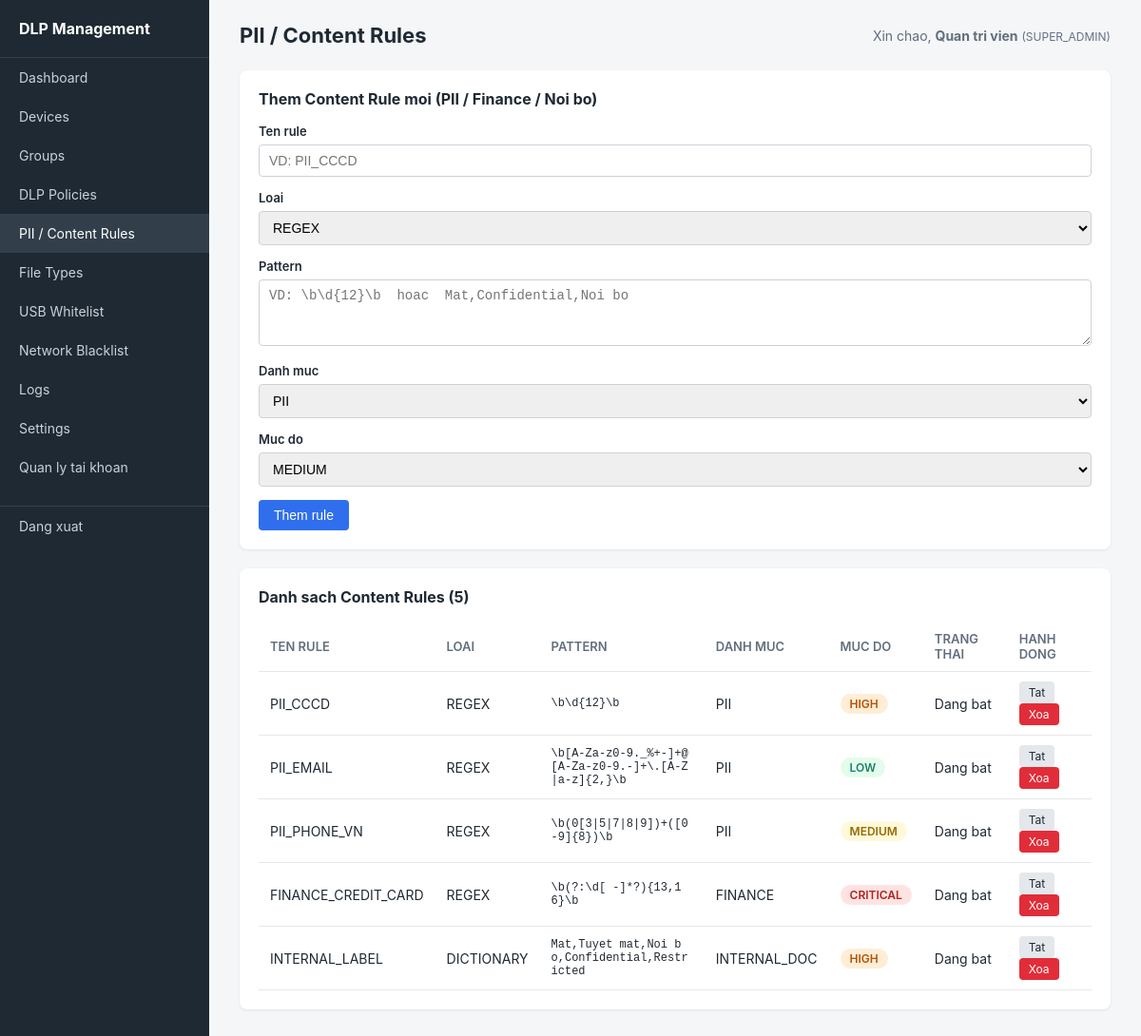
The page /admin/content_rules.php (signed in) on the database its author committed.
### tables this page shows
CREATE TABLE content_rules (
    id              INT PRIMARY KEY AUTO_INCREMENT,
    rule_name       VARCHAR(100) NOT NULL,
    rule_type       ENUM('REGEX','DICTIONARY') NOT NULL,
    pattern         TEXT NOT NULL,
    category        ENUM('PII','FINANCE','INTERNAL_DOC') NOT NULL,
    severity        ENUM('LOW','MEDIUM','HIGH','CRITICAL') NOT NULL DEFAULT 'MEDIUM',
    is_active       BOOLEAN DEFAULT TRUE,
    created_at      DATETIME DEFAULT CURRENT_TIMESTAMP,
    updated_at      DATETIME DEFAULT CURRENT_TIMESTAMP ON UPDATE CURRENT_TIMESTAMP
);

### includes/helpers.php (called while the page is built, shortened)
<?php
function h(?string $value): string {
    return htmlspecialchars($value ?? '', ENT_QUOTES, 'UTF-8');
}
function severity_badge_class(string $level): string {
    return match ($level) {
        'LOW'      => 'badge-low',
        'MEDIUM'   => 'badge-medium',
        'HIGH'     => 'badge-high',
        'CRITICAL' => 'badge-critical',
        default    => '',
    };
}

### admin/content_rules.php (the view, shortened to what this page needs)
<?php
require_once __DIR__ . '/../config/database.php';
require_once __DIR__ . '/../includes/helpers.php';
$rules = $pdo->query("SELECT * FROM content_rules ORDER BY category, rule_name")->fetchAll();
require __DIR__ . '/../includes/layout_header.php';
?>
<div class="card">
    <h2>Them Content Rule moi (PII / Finance / Noi bo)</h2>
    <form method="POST">
        <div class="form-group">
            <label>Ten rule</label>
            <input type="text" name="rule_name" placeholder="VD: PII_CCCD" required>
        </div>
        <div class="form-group">
            <label>Loai</label>
            <select name="rule_type">
                <option value="REGEX">REGEX</option>
            </select>
        </div>
        <div class="form-group">
            <label>Pattern</label>
            <textarea name="pattern" placeholder="VD: \b\d{12}\b  hoac  Mat,Confidential,Noi bo" required></textarea>
        </div>
        <div class="form-group">
            <label>Danh muc</label>
            <select name="category">
                <option value="PII">PII</option>
            </select>
        </div>
        <div class="form-group">
            <label>Muc do</label>
            <select name="severity">
                <option value="MEDIUM" selected>MEDIUM</option>
            </select>
        </div>
        <button type="submit" class="btn btn-primary">Them rule</button>
    </form>
</div>
<div class="card">
    <h2>Danh sach Content Rules (<?= count($rules) ?>)</h2>
    <table>
        <thead><tr><th>Ten rule</th><th>Loai</th><th>Pattern</th><th>Danh muc</th><th>Muc do</th><th>Trang thai</th><th>Hanh dong</th></tr></thead>
        <tbody>
        <?php foreach ($rules as $r): ?>
            <tr>
                <td><?= h($r['rule_name']) ?></td>
                <td><?= h($r['rule_type']) ?></td>
                <td style="font-family:monospace; font-size:12px; max-width:250px; word-break:break-all;"><?= h($r['pattern']) ?></td>
                <td><?= h($r['category']) ?></td>
                <td><span class="badge <?= severity_badge_class($r['severity']) ?>"><?= h($r['severity']) ?></span></td>
                <td><?= $r['is_active'] ? 'Dang bat' : 'Da tat' ?></td>
                <td>
                    <a href="content_rules.php?toggle=<?= (int)$r['id'] ?>" class="btn btn-secondary btn-sm"><?= $r['is_active'] ? 'Tat' : 'Bat' ?></a>
                    <a href="content_rules.php?delete=<?= (int)$r['id'] ?>" class="btn btn-danger btn-sm" onclick="return confirm('Xoa rule nay?')">Xoa</a>
                </td>
            </tr>
        <?php endforeach; ?>
        </tbody>
    </table>
</div>
<?php require __DIR__ . '/../includes/layout_footer.php'; ?>

### admin/assets/style.css (style rules this page uses)
* { box-sizing: border-box; margin: 0; padding: 0; }
body { font-family: -apple-system, "Segoe UI", Roboto, Arial, sans-serif; background: #f4f6f8; color: #1f2933; }
.card { background: #fff; border-radius: 8px; padding: 20px; margin-bottom: 20px; box-shadow: 0 1px 3px rgba(0,0,0,0.08); }
.card h2 { font-size: 16px; margin-bottom: 16px; }
table { width: 100%; border-collapse: collapse; font-size: 14px; }
th, td { text-align: left; padding: 10px 12px; border-bottom: 1px solid #e4e7eb; }
th { color: #616e7c; font-weight: 600; font-size: 13px; text-transform: uppercase; }
.form-group { margin-bottom: 14px; }
.form-group label { display: block; font-size: 13px; font-weight: 600; margin-bottom: 6px; }
.form-group input, .form-group select, .form-group textarea { width: 100%; padding: 8px 10px; border: 1px solid #cbd2d9; border-radius: 4px; font-size: 14px; }
.form-group textarea { min-height: 70px; font-family: monospace; }
.btn { display: inline-block; padding: 8px 16px; border-radius: 4px; border: none; font-size: 14px; cursor: pointer; text-decoration: none; }
.btn-primary { background: #2f6fed; color: #fff; }
.btn-danger { background: #e12d39; color: #fff; }
.btn-secondary { background: #e4e7eb; color: #1f2933; }
.btn-sm { padding: 4px 10px; font-size: 12px; }
.badge { display: inline-block; padding: 3px 10px; border-radius: 12px; font-size: 12px; font-weight: 600; }
.badge-low { background: #e3fcec; color: #1b806a; }
.badge-medium { background: #fff9db; color: #966b00; }
.badge-high { background: #ffedd5; color: #b45309; }
.badge-critical { background: #ffe3e3; color: #b3221d; }

### rows shown on the page
content_rules: rule_name "PII_CCCD", rule_type "REGEX", pattern "\\b\\d{12}\\b", category "PII", severity "HIGH", is_active "Dang bat"
content_rules: rule_name "PII_EMAIL", rule_type "REGEX", pattern "\\b[A-Za-z0-9._%+-]+@[A-Za-z0-9.-]+\\.[A-Z|a-z]{2,}\\b", category "PII", severity "LOW", is_active "Dang bat"
content_rules: rule_name "PII_PHONE_VN", rule_type "REGEX", pattern "\\b(0[3|5|7|8|9])+([0-9]{8})\\b", category "PII", severity "MEDIUM", is_active "Dang bat"
content_rules: rule_name "FINANCE_CREDIT_CARD", rule_type "REGEX", pattern "\\b(?:\\d[ -]*?){13,16}\\b", category "FINANCE", severity "CRITICAL", is_active "Dang bat"
content_rules: rule_name "INTERNAL_LABEL", rule_type "DICTIONARY", pattern "Mat,Tuyet mat,Noi bo,Confidential,Restricted", category "INTERNAL_DOC", severity "HIGH", is_active "Dang bat"

### other values the page prints
$item['label'] "Dashboard"
$item['label'] "Devices"
$item['label'] "Groups"
$item['label'] "DLP Policies"
$item['label'] "PII / Content Rules"
$item['label'] "File Types"
$item['label'] "USB Whitelist"
$item['label'] "Network Blacklist"
$item['label'] "Logs"
$item['label'] "Settings"
$item['label'] "Quan ly tai khoan"
$pageTitle "PII / Content Rules"
current_admin_name() "Quan tri vien"
current_admin_role() "SUPER_ADMIN"
count($rules) "5"
